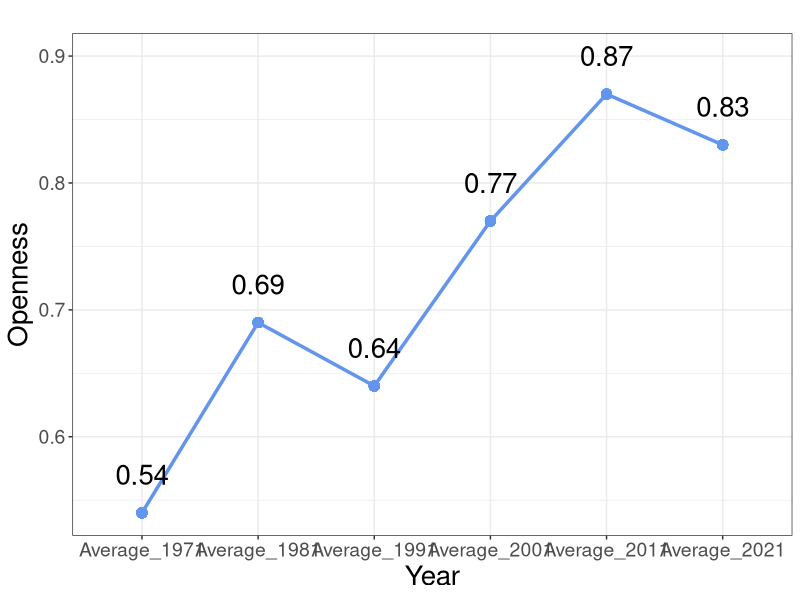

Generate this figure with R:
## ---- chunk 1
#Load the excel spreadsheet 
library(readxl) 
library(tidyverse)

data <- read_excel("WorldBankData.xlsx", skip = 1)

# Renaming alot of the data to fix the column names
data <- data %>% 
  rename(
    GDP_1971 = "GDP...2",
    GDP_1981 = "GDP...6",
    GDP_1991 = "GDP...10",
    GDP_2001 = "GDP...14",
    GDP_2011 = "GDP...18",
    GDP_2021 = "GDP...22",
    Exports_1971 = "Exports...3",
    Exports_1981 = "Exports...7",
    Exports_1991 = "Exports...11",
    Exports_2001 = "Exports...15",
    Exports_2011 = "Exports...19",
    Exports_2021 = "Exports...23",
    Imports_1971 = "Imports...4",
    Imports_1981 = "Imports...8",
    Imports_1991 = "Imports...12",
    Imports_2001 = "Imports...16",
    Imports_2011 = "Imports...20",
    Imports_2021 = "Imports...24",
    Population_1971 = "Population...5",
    Population_1981 = "Population...9",
    Population_1991 = "Population...13",
    Population_2001 = "Population...17",
    Population_2011 = "Population...21",
    Population_2021 = "Population...25"
  )
  

# Calculating the "openness" of the economy of each country for each tenth year
data <- data %>% 
  mutate(
    Openness_1971 = (Exports_1971 + Imports_1971) / (GDP_1971),
    Openness_1981 = (Exports_1981 + Imports_1981) / (GDP_1981),
    Openness_1991 = (Exports_1991 + Imports_1991) / (GDP_1991),
    Openness_2001 = (Exports_2001 + Imports_2001) / (GDP_2001),
    Openness_2011 = (Exports_2011 + Imports_2011) / (GDP_2011),
    Openness_2021 = (Exports_2021 + Imports_2021) / (GDP_2021)
  )

# Calculating an average oppennes for years rounded with two decimals
data <- data %>% 
  mutate(Average_1971 = round(mean(Openness_1971),2),
         Average_1981 = round(mean(Openness_1981),2),
         Average_1991 = round(mean(Openness_1991),2),
         Average_2001 = round(mean(Openness_2001),2),
         Average_2011 = round(mean(Openness_2011),2),
         Average_2021 = round(mean(Openness_2021),2)
  )

# Calculate the change of opennes from 2011 to 2022
data <- data %>% 
  mutate(
    Change_2011_2021 = Openness_2021 - Openness_2011
  )
## ---- chunk 2
# Plotting average openness over the years
fig_openness<-data %>%
  select(Average_1971, Average_1981, Average_1991, Average_2001, Average_2011, Average_2021) %>%
  pivot_longer(everything(), names_to = "Year", values_to = "Openness") %>%
  ggplot(aes(x = Year, y = Openness, group = 1)) +
  geom_line(color = "cornflowerblue", linewidth = 1.2) +
  geom_point(color = "cornflowerblue", size = 3) +
  labs(title = "",
       x = "Year",
       y = "Openness") +
  # annotate the plot with the values of the years
  geom_text(aes(label = Openness), nudge_y = 0.03, check_overlap = TRUE, size = 7) +
    theme_bw()+
  # make text for x and y points bigger
  theme(axis.text.x = element_text(size = 14),
        axis.text.y = element_text(size = 14),
        axis.title.x = element_text(size = 20),
        axis.title.y = element_text(size = 20))

ggsave("documentobjects/figures/openness.png", plot = fig_openness, width = 10, height = 6, dpi = 300)

## ---- chunk 3
# Count the countries with an increase in opennes from 2011 to 2021
data %>%
  filter(Change_2011_2021 > 0) %>%
  count()
## ---- chunk 4
# Calculate gdp per capita
data <- data %>% 
  mutate(
    GDP_per_capita_1971 = GDP_1971 / Population_1971,
    GDP_per_capita_1981 = GDP_1981 / Population_1981,
    GDP_per_capita_1991 = GDP_1991 / Population_1991,
    GDP_per_capita_2001 = GDP_2001 / Population_2001,
    GDP_per_capita_2011 = GDP_2011 / Population_2011,
    GDP_per_capita_2021 = GDP_2021 / Population_2021
  )
## ---- chunk 5
# Calculate the average openness of the 20 largest and 20 smallest countries in 2011
data %>%
  arrange(desc(Population_2011)) %>%
  slice_head(n = 20) %>%
  summarise(Average_openness_largest = mean(Openness_2011))

## ---- chunk 6
data %>%
  arrange(Population_2011) %>%
  slice_head(n = 20) %>%
  summarise(Average_openness_smallest = mean(Openness_2011))
## ---- chunk 7
# Calculate the average openness of the 20 richest and 20 poorest countries in 2011
data %>%
  arrange(desc(GDP_per_capita_2011)) %>%
  slice_head(n = 20) %>%
  summarise(Average_openness_richest = mean(Openness_2011))
## ---- chunk 8
data %>%
  arrange(GDP_per_capita_2011) %>%
  slice_head(n = 20) %>%
  summarise(Average_openness_poorest = mean(Openness_2011))
